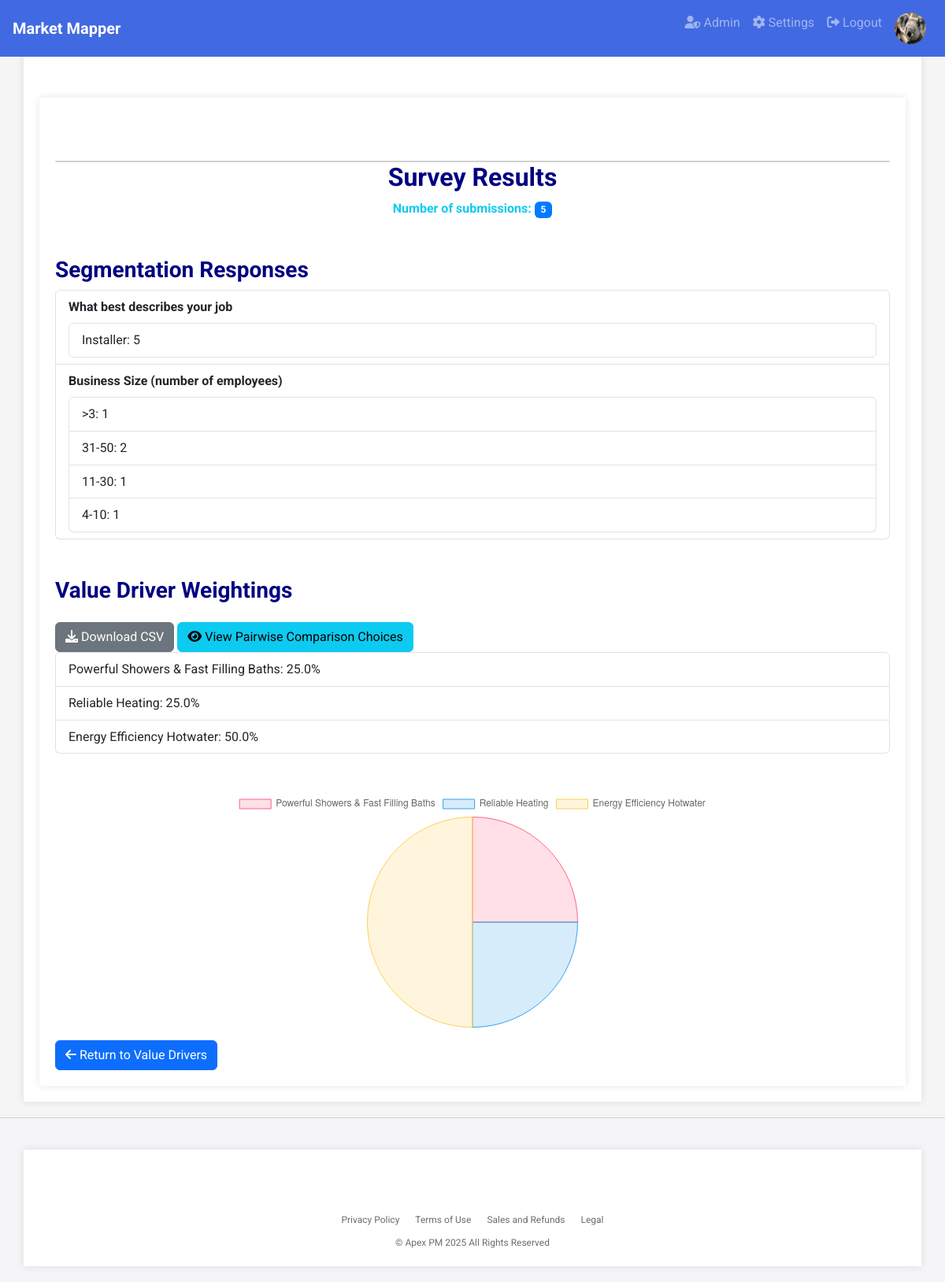
/survey_results/1 (signed in), run on an earlier commit of the app's database.
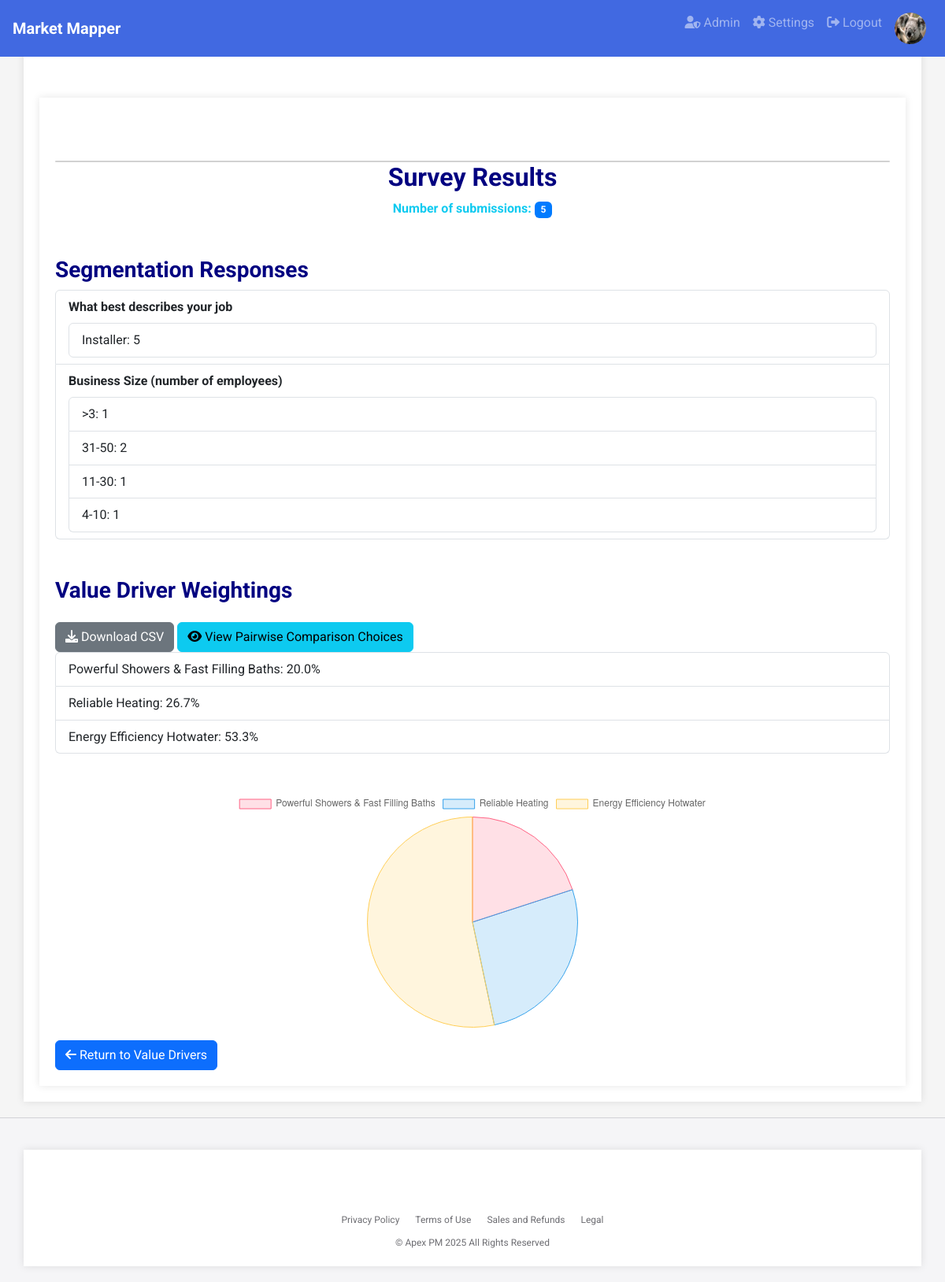
And on a later commit of the database.
### app.py (models this page shows)
class ValueDriver(db.Model):
    id = db.Column(db.Integer, primary_key=True)
    value_driver = db.Column(db.String(100), nullable=False)
    measured_by = db.Column(db.String(100))
    technical_attributes = db.Column(db.Text, nullable=True)  # Add technical_attributes field
    weighting = db.Column(db.Float, default=0.0)  # Changed to Float for more precision
    project_id = db.Column(db.Integer, db.ForeignKey('project.id'), nullable=False)
    ratings = db.relationship('Rating', cascade='all, delete-orphan', backref='value_driver')

### app.py (the view)
@app.route('/survey_results/<int:project_id>')
def survey_results(project_id):
    project = Project.query.get_or_404(project_id)
    value_drivers = ValueDriver.query.filter_by(project_id=project_id).all()
    win_counts = {vd.id: 0 for vd in value_drivers}
    comparison_results = ComparisonResult.query.filter_by(project_id=project_id).all()
    for result in comparison_results:
        win_counts[result.winner_id] += 1
    total_comparisons = len(comparison_results)
    if total_comparisons > 0:
        for vd in value_drivers:
            vd.weighting = (win_counts[vd.id] / total_comparisons) * 100
            db.session.commit()
    labels = [vd.value_driver for vd in value_drivers]
    weights = [vd.weighting for vd in value_drivers]
    survey_data = list(zip(labels, weights))
    num_submissions = total_comparisons // (len(value_drivers) * (len(value_drivers) - 1) // 2)
    additional_questions = AdditionalQuestionResponse.query.filter_by(project_id=project_id).all()
    additional_questions_data = {}
    for response in additional_questions:
        if response.question_text not in additional_questions_data:
            additional_questions_data[response.question_text] = {}
        if response.response not in additional_questions_data[response.question_text]:
            additional_questions_data[response.question_text][response.response] = 0
        additional_questions_data[response.question_text][response.response] += 1
    return render_template('survey_results.html',
                           project=project,
                           survey_labels=labels,
                           survey_weights=weights,
                           num_submissions=num_submissions,
                           additional_questions=additional_questions,
                           survey_data=survey_data,
                           additional_questions_data=additional_questions_data)

### app.py (called while the page is built)
@login_manager.user_loader
def load_user(user_id):
    return db.session.get(User, int(user_id))

### templates/survey_results.html (shortened to what this page needs)
{% extends "base.html" %}
{% block content %}
<div class="container mt-4">
    <div class="card"></div>
        <div class="card-header text-center">
            <h1>Survey Results</h1>
        </div>
        <div class="card-body">
            <p class="text-center font-weight-bold text-info">Number of submissions: <span class="badge badge-pill badge-primary">{{ num_submissions }}</span></p>
            <h2 class="mt-5">Segmentation Responses</h2>
            <ul class="list-group">
                {% for question_text, responses in additional_questions_data.items() %}
                <li class="list-group-item">
                    <strong>{{ question_text }}</strong>
                    <ul class="list-group mt-2">
                        {% for response, count in responses.items() %}
                        <li class="list-group-item">{{ response }}: {{ count }}</li>
                        {% endfor %}
                    </ul>
                </li>
                {% endfor %}
            </ul>
            <h2 class="mt-5">Value Driver Weightings</h2>
            <a href="{{ url_for('download_survey_results_csv', project_id=project.id) }}" class="btn btn-secondary mt-3">
                <i class="fas fa-download"></i> Download CSV
            </a>
            <a href="{{ url_for('survey_pairwise_results', project_id=project.id) }}" class="btn btn-info mt-3">
                <i class="fas fa-eye"></i> View Pairwise Comparison Choices
            </a>
            <ul class="list-group">
                {% for label, weight in survey_data %}
                <li class="list-group-item">{{ label }}: {{ "%.1f" | format(weight) }}%</li>
                {% endfor %}
            </ul>
            <div class="text-center mt-5">
                <canvas id="surveyPieChart" width="300" height="300"></canvas>
            </div>
        </div>
        <div class="card-footer text-left">
            <a href="{{ url_for('value_drivers', project_id=project.id) }}" class="btn btn-primary mt-3">
                <i class="fas fa-arrow-left"></i> Return to Value Drivers
            </a>
        </div>
    </div>
</div>
<script>
    var ctx = document.getElementById('surveyPieChart').getContext('2d');
    var surveyPieChart = new Chart(ctx, {
        type: 'pie',
        data: {
            labels: {{ survey_labels | tojson }},
            datasets: [{
                data: {{ survey_weights | tojson }},
                backgroundColor: [
                    'rgba(255, 99, 132, 0.2)',
                    'rgba(54, 162, 235, 0.2)',
                    'rgba(255, 206, 86, 0.2)',
                    'rgba(75, 192, 192, 0.2)',
                    'rgba(153, 102, 255, 0.2)',
                    'rgba(255, 159, 64, 0.2)'
                ],
                borderColor: [
                    'rgba(255, 99, 132, 1)',
                    'rgba(54, 162, 235, 1)',
                    'rgba(255, 206, 86, 1)',
                    'rgba(75, 192, 192, 1)',
                    'rgba(153, 102, 255, 1)',
                    'rgba(255, 159, 64, 1)'
                ],
                borderWidth: 1
            }]
        },
        options: {
            responsive: true,
            maintainAspectRatio: false,
            plugins: {
                legend: {
                    position: 'top',
                },
                tooltip: {
                    callbacks: {
                        label: function(context) {
                            var label = context.label || '';
                            if (label) {
                                label += ': ';
                            }
                            label += context.raw.toFixed(1) + '%';
                            return label;
                        }
                    }
                }
            }
        }
    });
</script>
{% endblock %}

What changed in the data, as far as the page shows it:
changed ValueDriver "Powerful Showers & Fast Filling Baths": weighting "25.0" → "20.0"
changed ValueDriver "Reliable Heating": weighting "25.0" → "26.7"
changed ValueDriver "Energy Efficiency Hotwater": weighting "50.0" → "53.3"
Also different on the page:
chart data {{ survey_weights | tojson }}: [25.0, 25.0, 50.0] → [20.0, 26.666666666666668, 53.333333333333336]
